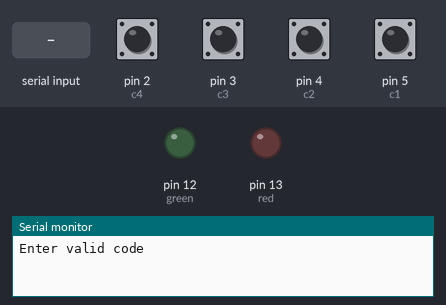
Simulated run of this sketch. Board: Arduino Uno, built with avr-gcc and run on an emulated ATmega328P. Parts: output pins drawn as LEDs (lit = HIGH), the last lines printed to the serial monitor. The test bench sets the inputs (shaded band); at power-on: pin 2 (c4), pin 3 (c3), pin 4 (c2), pin 5 (c1) HIGH. Pins used as bus, display or sensor lines are not drawn.

Above: at 1.2 s.
1.3 s: "1" received over Serial
At 3.5 s:
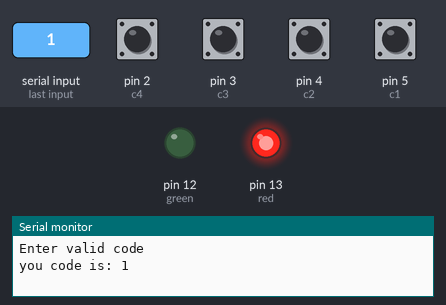
3.8 s: pin 5 (c1) pulled LOW for 0.15 s
At 4.7 s:
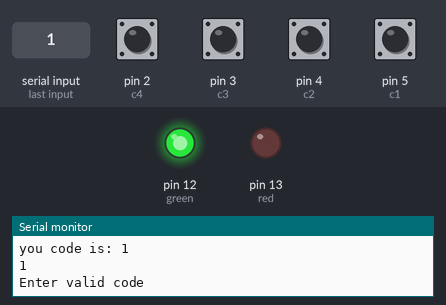
5.5 s: "0" received over Serial
At 7.8 s:
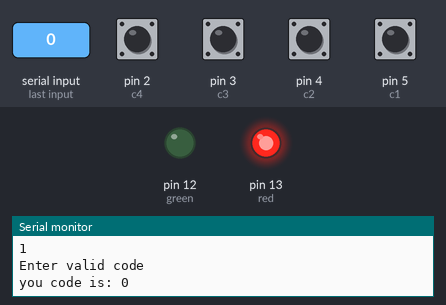
Timing chart, 0 to 9.3 s (numbered marks = the images above; inputs shaded):
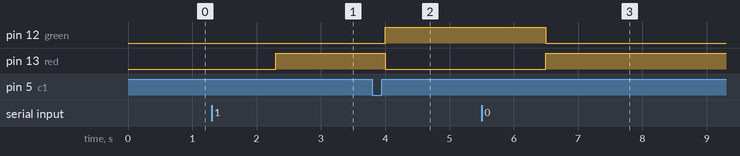

The sketch:

HexPad.ino
```cpp
int r1 = 9;
int r2 = 8;
int r3 = 7;
int r4 = 6;
int c1 = 5;
int c2 = 4;
int c3 = 3;
int c4 = 2;

int colm1;
int colm2;
int colm3;
int colm4;

int green = 12;
int red = 13;

String code;
String userCode;

void setup() {
  // put your setup code here, to run once:
  pinMode(r1,OUTPUT);
  pinMode(r2,OUTPUT);
  pinMode(r3,OUTPUT);
  pinMode(r4,OUTPUT);
  pinMode(c1,INPUT);
  pinMode(c2,INPUT);
  pinMode(c3,INPUT);
  pinMode(c4,INPUT);
  pinMode(green, OUTPUT);
  pinMode(red, OUTPUT);
  Serial.begin(9600);
  digitalWrite(c1,HIGH);
  digitalWrite(c2,HIGH);
  digitalWrite(c3,HIGH);
  digitalWrite(c4,HIGH);


}

void loop() {
  // put your main code here, to run repeatedly:
  //digitalWrite(green, HIGH);
  //digitalWrite(red, HIGH);

  code = "";
  userCode = "";

 Serial.println("Enter valid code");
  while(Serial.available()==0) {}
  code = Serial.readString();
  Serial.println("you code is: " + code);

  while(!userCode.equals(code)) {

  digitalWrite(r1,LOW);
  digitalWrite(r2,HIGH);
  digitalWrite(r3,HIGH);
  digitalWrite(r4,HIGH);
  colm1=digitalRead(c1);
  colm2=digitalRead(c2);
  colm3=digitalRead(c3);
  colm4=digitalRead(c4);
  if(colm1==LOW)
  {Serial.println("1" + userCode);
   userCode += "1";
   delay(200);}
  else
  {
   if(colm2==LOW)
   {Serial.println("2" + userCode);
    userCode += "2";
    delay(200);}
   else
   {
   if(colm3==LOW)
   {Serial.println("3" + userCode);
        userCode += "3";
     delay(200);}
   else
   {
   if(colm4==LOW)
   {Serial.println("A" + userCode);
        userCode += "4";
      delay(200);}
   }}}

  digitalWrite(r1,HIGH);
  digitalWrite(r2,LOW);
  digitalWrite(r3,HIGH);
  digitalWrite(r4,HIGH);
  colm1=digitalRead(c1);
  colm2=digitalRead(c2);
  colm3=digitalRead(c3);
  colm4=digitalRead(c4);
  if(colm1==LOW)
  {Serial.println("4" + userCode);
        userCode += "4";
    delay(200);}
  else
  {
   if(colm2==LOW)
   {Serial.println("5" + userCode);
        userCode += "5";
    delay(200);}
   else
   {
   if(colm3==LOW)
   {Serial.println("6" + userCode);
        userCode += "6";
      delay(200);}
   else
   {
   if(colm4==LOW)
   {Serial.println("B" + userCode);
        userCode += "B";
       delay(200);}
   }}}

  digitalWrite(r1,HIGH);
  digitalWrite(r2,HIGH);
  digitalWrite(r3,LOW);
  digitalWrite(r4,HIGH);
  colm1=digitalRead(c1);
  colm2=digitalRead(c2);
  colm3=digitalRead(c3);
  colm4=digitalRead(c4);
  if(colm1==LOW)
  {Serial.println("7" + userCode);
    userCode += "7";
     delay(200);}
  else
  {
   if(colm2==LOW)
   {Serial.println("8" + userCode);
    userCode += "8";
       delay(200);}
   else
   {
   if(colm3==LOW)
   {Serial.println("9" + userCode);
    userCode += "9";
        delay(200);}
   else
   {
   if(colm4==LOW)
   {Serial.println("C" + userCode);
    userCode += "C";
        delay(200);}
   }}}
  digitalWrite(r1,HIGH);
  digitalWrite(r2,HIGH);
  digitalWrite(r3,HIGH);
  digitalWrite(r4,LOW);
  colm1=digitalRead(c1);
  colm2=digitalRead(c2);
  colm3=digitalRead(c3);
  colm4=digitalRead(c4);
  if(colm1==LOW)
  {Serial.println("*" + userCode);
    userCode += "*";
      delay(200);}
  else
  {
   if(colm2==LOW)
   {Serial.println("0" + userCode);
    userCode += "0";
        delay(200);}
   else
   {
   if(colm3==LOW)
   {Serial.println(userCode);
    userCode = "";
      delay(200);}
   else
   {
   if(colm4==LOW)
   {Serial.println("D" + userCode);
    userCode += "D";
       delay(200);}

   }}}
   digitalWrite(red, HIGH);
   digitalWrite(green, LOW);
   //userCode = "";
}
digitalWrite(red, LOW);
digitalWrite(green, HIGH);
  }
```

Measured:
- after the input at 1.3 s, pin 13 (red): LOW → HIGH after 1.0 s
- after the input at 3.8 s, pin 12 (green): LOW → HIGH after 0.20 s; pin 13 (red): HIGH → LOW after 0.20 s
- after the input at 5.5 s, pin 12 (green): HIGH → LOW after 1.0 s; pin 13 (red): LOW → HIGH after 1.0 s
